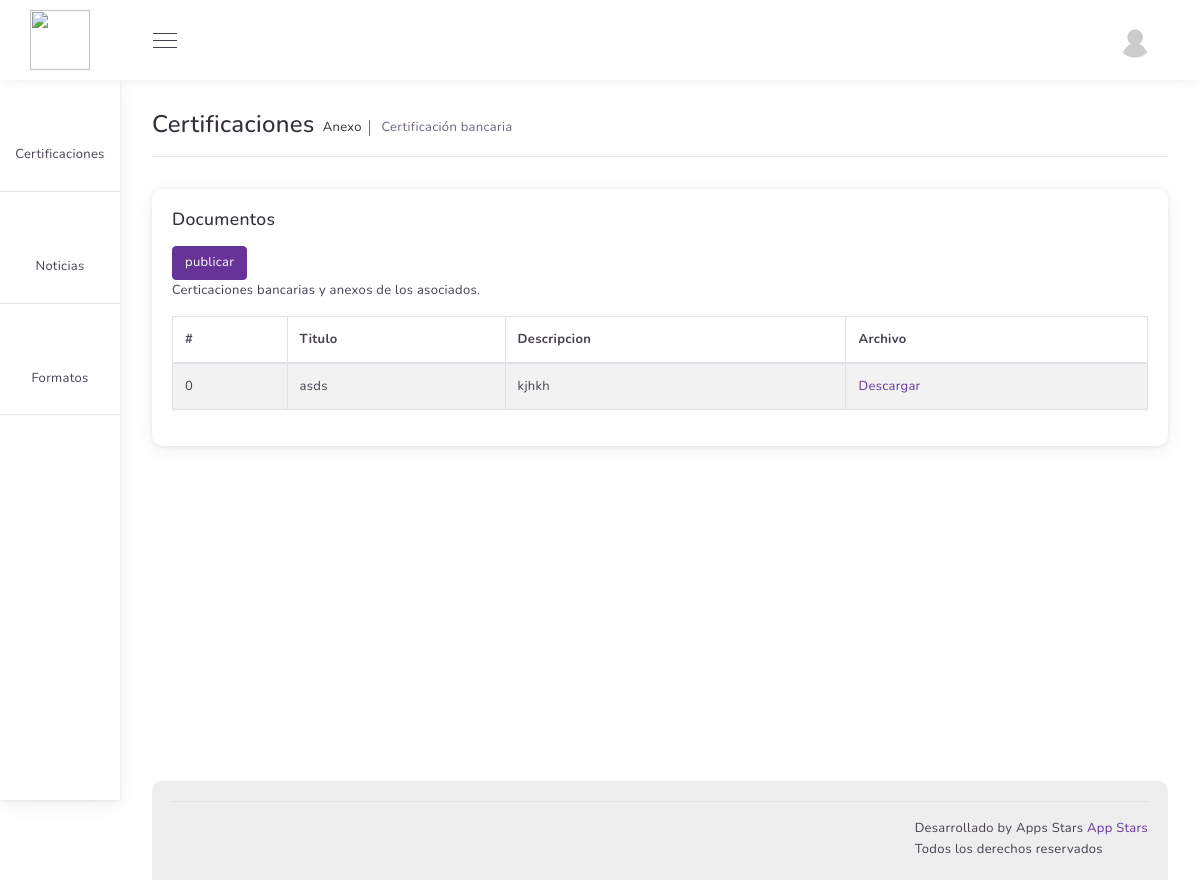
Page /panel/noticias.php (signed in) on the committed database.
### tables this page shows
CREATE TABLE `noticias` (
  `id` int(11) NOT NULL,
  `titulo` varchar(64) NOT NULL,
  `descripcion` text NOT NULL,
  `img` varchar(255) NOT NULL,
  `created_at` timestamp NULL DEFAULT current_timestamp(),
  `updated_at` timestamp NULL DEFAULT NULL
);

### panel/noticias.php (the view, shortened to what this page needs)
<?php
require '../app/conexion/conexion.php';
 ?>
 <?php
    $sql = 'SELECT * FROM noticias ORDER BY id DESC';
    $query = mysqli_query($conexion, $sql);
    $rows = mysqli_fetch_all($query, MYSQLI_ASSOC);
  ?>
        <?php require 'layouts/menu.php'; ?>
        <div class="main-content-wrap sidenav-open d-flex flex-column">
            <div class="main-content">
                <div class="breadcrumb">
                    <h1>Certificaciones</h1>
                    <ul>
                        <li><a href="#">Anexo</a></li>
                        <li>Certificación bancaria</li>
                    </ul>
                </div>
                <div class="separator-breadcrumb border-top"></div>
                <div class="row mb-4">
                    <div class="col-md-12 mb-4">
                        <div class="card text-left">
                            <div class="card-body">
                                <h4 class="card-title mb-3">Documentos</h4>
                                <a href="#create-noticia" data-toggle="modal" class="btn btn-primary pull-right">publicar</a>
                                <p>Certicaciones bancarias y anexos de los asociados.</p>
                                <div class="table-responsive">
                                    <table class="display table table-striped table-bordered" id="zero_configuration_table" style="width:100%">
                                        <thead>
                                            <tr>
                                                <th>#</th>
                                                <th>Titulo</th>
                                                <th>Descripcion</th>
                                                <th>Archivo</th>
                                            </tr>
                                        </thead>
                                        <tbody>
                                            <?php foreach ($rows as $key => $value) { ?>
                                                <tr>
                                                    <td> <?php echo $key; ?> </td>
                                                    <td> <?php echo $value['titulo']; ?> </td>
                                                    <td> <?php echo $value['descripcion']; ?> </td>
                                                    <td> <a href="../img/noticias/<?php echo $value['img'] ;?>" download="../img/noticias/<?php echo $value['img'] ;?>">Descargar</a> </td>
                                                </tr>
                                            <?php } ?>
                                        </tbody>
                                    </table>
                                </div>
                            </div>
                        </div>
                    </div>
                </div>
            </div>
            <div class="flex-grow-1"></div>
            <div class="app-footer">
                <div class="footer-bottom border-top pt-3 d-flex flex-column flex-sm-row align-items-center">
                    <div class="d-flex align-items-center">
                        <div>
                            <p class="m-0">Desarrollado by Apps Stars <a href="https://www.appsstars.com.co">App Stars</a></p>
                            <p class="m-0">Todos los derechos reservados</p>
                        </div>
                    </div>
                </div>
            </div>
        </div>
    </div>
</body>
</html>

### rows in the picture
noticias: key "0", titulo "asds", descripcion "kjhkh"
